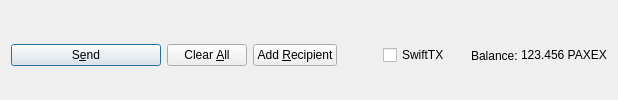
         <widget class="QFrame" name="frame_Send">
          <layout class="QHBoxLayout" name="horizontalLayout">
           <property name="bottomMargin">
            <number>0</number>
           </property>
           <item>
            <widget class="QPushButton" name="sendButton">
             <property name="minimumSize">
              <size>
               <width>150</width>
               <height>0</height>
              </size>
             </property>
             <property name="toolTip">
              <string>Confirm the send action</string>
             </property>
             <property name="text">
              <string>S&amp;end</string>
             </property>
             <property name="icon">
              <iconset resource="../paxchange.qrc">
               <normaloff>:/icons/send</normaloff>:/icons/send</iconset>
             </property>
             <property name="autoDefault">
              <bool>false</bool>
             </property>
             <property name="default">
              <bool>true</bool>
             </property>
            </widget>
           </item>
           <item>
            <widget class="QPushButton" name="clearButton">
             <property name="sizePolicy">
              <sizepolicy hsizetype="Minimum" vsizetype="Fixed">
               <horstretch>0</horstretch>
               <verstretch>0</verstretch>
              </sizepolicy>
             </property>
             <property name="toolTip">
              <string>Clear all fields of the form.</string>
             </property>
             <property name="text">
              <string>Clear &amp;All</string>
             </property>
             <property name="icon">
              <iconset resource="../paxchange.qrc">
               <normaloff>:/icons/remove</normaloff>:/icons/remove</iconset>
             </property>
             <property name="autoDefault">
              <bool>false</bool>
             </property>
            </widget>
           </item>
           <item>
            <widget class="QPushButton" name="addButton">
             <property name="toolTip">
              <string>Send to multiple recipients at once</string>
             </property>
             <property name="text">
              <string>Add &amp;Recipient</string>
             </property>
             <property name="icon">
              <iconset resource="../paxchange.qrc">
               <normaloff>:/icons/add</normaloff>:/icons/add</iconset>
             </property>
             <property name="autoDefault">
              <bool>false</bool>
             </property>
            </widget>
           </item>
           <item>
            <spacer name="horizontalSpacer">
             <property name="orientation">
              <enum>Qt::Horizontal</enum>
             </property>
             <property name="sizeHint" stdset="0">
              <size>
               <width>40</width>
               <height>20</height>
              </size>
             </property>
            </spacer>
           </item>
           <item>
            <layout class="QHBoxLayout" name="horizontalLayout_2">
             <property name="spacing">
              <number>3</number>
             </property>
             <item>
              <widget class="QCheckBox" name="checkSwiftTX">
               <property name="enabled">
                <bool>true</bool>
               </property>
               <property name="minimumSize">
                <size>
                 <width>85</width>
                 <height>0</height>
                </size>
               </property>
               <property name="text">
                <string>SwiftTX</string>
               </property>
              </widget>
             </item>
             <item>
              <widget class="QLabel" name="label">
               <property name="text">
                <string>Balance:</string>
               </property>
              </widget>
             </item>
             <item>
              <widget class="QLabel" name="labelBalance">
               <property name="sizePolicy">
                <sizepolicy hsizetype="Preferred" vsizetype="Fixed">
                 <horstretch>0</horstretch>
                 <verstretch>0</verstretch>
                </sizepolicy>
               </property>
               <property name="cursor">
                <cursorShape>IBeamCursor</cursorShape>
               </property>
               <property name="text">
                <string notr="true">123.456 PAXEX</string>
               </property>
               <property name="textInteractionFlags">
                <set>Qt::LinksAccessibleByMouse|Qt::TextSelectableByKeyboard|Qt::TextSelectableByMouse</set>
               </property>
              </widget>
             </item>
            </layout>
           </item>
          </layout>
         </widget>
